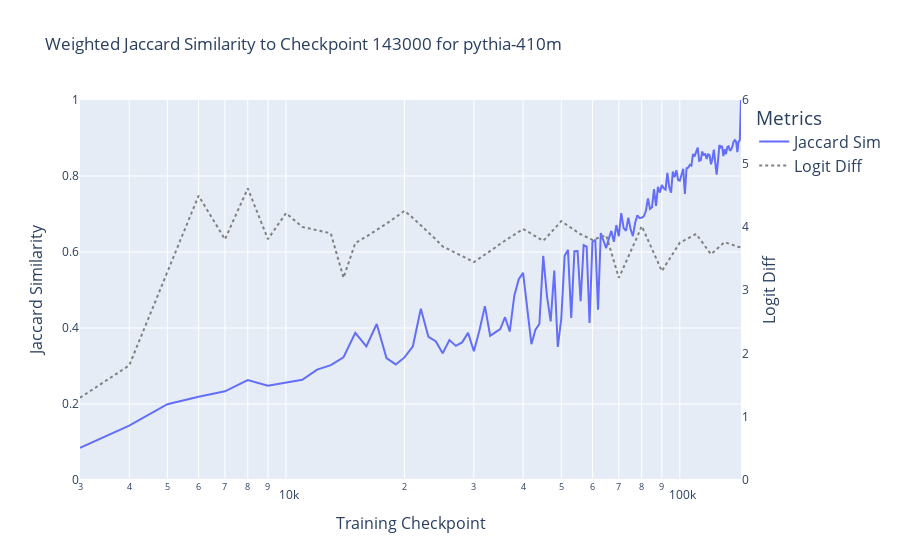

The cell this chart's notebook holds for it:
### Code cell
comparison_checkpoint = 143000

jaccard_reference_results = compute_weighted_jaccard_similarity_to_reference(in_circuit_df, comparison_checkpoint)
plot_graph_metric(
    jaccard_reference_results, 
    'jaccard_similarity', 
    perf_metric_dict, 
    f'Weighted Jaccard Similarity to Checkpoint {comparison_checkpoint} for {MODEL_NAME}', 
    y_ranges=((0, 1), (0, 6)), 
    left_y_title="Jaccard Similarity",
    x_axis_col='checkpoint', 
    log_x=True,
    metric_legend_name="Jaccard Sim",
    output_path = OUTPUT_DIR
)

### Figure 1 — Plotly figure (JSON) as saved in the notebook; plotly's stock layout.template omitted (floating-point values rounded to 4 significant figures; data arrays with more than 128 entries replaced by an {"elided": "..."} marker saying what was removed)
{"data": [{"hovertemplate": "variable=Jaccard Sim<br>checkpoint=%{x}<br>value=%{y}<extra></extra>", "legendgroup": "Jaccard Sim", "line": {"color": "#636efa", "dash": "solid"}, "marker": {"symbol": "circle"}, "mode": "lines", "name": "Jaccard Sim", "orientation": "v", "showlegend": true, "type": "scatter", "x": {"elided": "141 int values"}, "xaxis": "x", "y": {"elided": "141 float values"}, "yaxis": "y"}, {"line": {"color": "gray", "dash": "dot", "width": 2}, "mode": "lines", "name": "Logit Diff", "type": "scatter", "x": {"elided": "141 int values"}, "y": {"elided": "141 float values"}, "yaxis": "y2"}], "layout": {"legend": {"font": {"size": 16}, "title": {"text": "Metrics"}, "tracegroupgap": 0}, "title": {"text": "Weighted Jaccard Similarity to Checkpoint 143000 for pythia-410m"}, "xaxis": {"anchor": "y", "domain": [0, 1], "title": {"font": {"size": 16}, "text": "Training Checkpoint"}, "type": "log"}, "yaxis": {"anchor": "x", "domain": [0, 1], "range": [0, 1], "title": {"font": {"size": 16}, "text": "Jaccard Similarity"}}, "yaxis2": {"overlaying": "y", "range": [0, 6], "showgrid": false, "side": "right", "title": {"font": {"size": 16}, "text": "Logit Diff"}}}}
